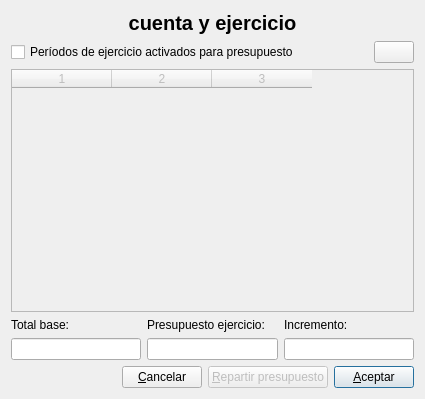
<?xml version="1.0" encoding="UTF-8"?>
<ui version="4.0">
 <class>presupcuenta</class>
 <widget class="QDialog" name="presupcuenta">
  <property name="geometry">
   <rect>
    <x>0</x>
    <y>0</y>
    <width>425</width>
    <height>399</height>
   </rect>
  </property>
  <property name="windowTitle">
   <string>Presupuesto de cuenta</string>
  </property>
  <layout class="QVBoxLayout">
   <item>
    <widget class="QLabel" name="titulolabel">
     <property name="font">
      <font>
       <pointsize>15</pointsize>
       <weight>75</weight>
       <bold>true</bold>
      </font>
     </property>
     <property name="text">
      <string>cuenta y ejercicio</string>
     </property>
     <property name="alignment">
      <set>Qt::AlignCenter</set>
     </property>
    </widget>
   </item>
   <item>
    <layout class="QHBoxLayout">
     <item>
      <widget class="QCheckBox" name="periodoscheckBox">
       <property name="text">
        <string>Períodos de ejercicio activados para presupuesto</string>
       </property>
      </widget>
     </item>
     <item>
      <spacer>
       <property name="orientation">
        <enum>Qt::Horizontal</enum>
       </property>
       <property name="sizeHint" stdset="0">
        <size>
         <width>40</width>
         <height>20</height>
        </size>
       </property>
      </spacer>
     </item>
     <item>
      <widget class="QPushButton" name="imprimirpushButton">
       <property name="toolTip">
        <string>Imprimir</string>
       </property>
       <property name="text">
        <string/>
       </property>
       <property name="icon">
        <iconset resource="keme.qrc">
         <normaloff>:/graf/printing.xpm</normaloff>:/graf/printing.xpm</iconset>
       </property>
       <property name="iconSize">
        <size>
         <width>20</width>
         <height>20</height>
        </size>
       </property>
      </widget>
     </item>
    </layout>
   </item>
   <item>
    <widget class="QTableWidget" name="tableWidget">
     <property name="enabled">
      <bool>false</bool>
     </property>
     <property name="columnCount">
      <number>3</number>
     </property>
     <column/>
     <column/>
     <column/>
    </widget>
   </item>
   <item>
    <layout class="QHBoxLayout">
     <item>
      <layout class="QVBoxLayout">
       <item>
        <widget class="QLabel" name="label_2">
         <property name="text">
          <string>Total base:</string>
         </property>
        </widget>
       </item>
       <item>
        <widget class="QLineEdit" name="baselineEdit">
         <property name="alignment">
          <set>Qt::AlignRight|Qt::AlignTrailing|Qt::AlignVCenter</set>
         </property>
         <property name="readOnly">
          <bool>true</bool>
         </property>
        </widget>
       </item>
      </layout>
     </item>
     <item>
      <layout class="QVBoxLayout">
       <item>
        <widget class="QLabel" name="label">
         <property name="text">
          <string>Presupuesto ejercicio:</string>
         </property>
        </widget>
       </item>
       <item>
        <widget class="QLineEdit" name="presupuestolineEdit">
         <property name="alignment">
          <set>Qt::AlignRight|Qt::AlignTrailing|Qt::AlignVCenter</set>
         </property>
        </widget>
       </item>
      </layout>
     </item>
     <item>
      <layout class="QVBoxLayout">
       <item>
        <widget class="QLabel" name="label_3">
         <property name="text">
          <string>Incremento:</string>
         </property>
        </widget>
       </item>
       <item>
        <widget class="QLineEdit" name="incrementolineEdit">
         <property name="alignment">
          <set>Qt::AlignRight|Qt::AlignTrailing|Qt::AlignVCenter</set>
         </property>
         <property name="readOnly">
          <bool>true</bool>
         </property>
        </widget>
       </item>
      </layout>
     </item>
    </layout>
   </item>
   <item>
    <layout class="QHBoxLayout">
     <item>
      <spacer>
       <property name="orientation">
        <enum>Qt::Horizontal</enum>
       </property>
       <property name="sizeHint" stdset="0">
        <size>
         <width>40</width>
         <height>20</height>
        </size>
       </property>
      </spacer>
     </item>
     <item>
      <widget class="QPushButton" name="cancelarpushButton">
       <property name="text">
        <string>&amp;Cancelar</string>
       </property>
      </widget>
     </item>
     <item>
      <widget class="QPushButton" name="repartirpushButton">
       <property name="enabled">
        <bool>false</bool>
       </property>
       <property name="text">
        <string>&amp;Repartir presupuesto</string>
       </property>
      </widget>
     </item>
     <item>
      <widget class="QPushButton" name="aceptarpushButton">
       <property name="text">
        <string>&amp;Aceptar</string>
       </property>
       <property name="default">
        <bool>true</bool>
       </property>
      </widget>
     </item>
    </layout>
   </item>
  </layout>
 </widget>
 <tabstops>
  <tabstop>tableWidget</tabstop>
  <tabstop>periodoscheckBox</tabstop>
  <tabstop>imprimirpushButton</tabstop>
  <tabstop>baselineEdit</tabstop>
  <tabstop>presupuestolineEdit</tabstop>
  <tabstop>incrementolineEdit</tabstop>
  <tabstop>cancelarpushButton</tabstop>
  <tabstop>repartirpushButton</tabstop>
  <tabstop>aceptarpushButton</tabstop>
 </tabstops>
 <resources>
  <include location="keme.qrc"/>
 </resources>
 <connections>
  <connection>
   <sender>cancelarpushButton</sender>
   <signal>clicked()</signal>
   <receiver>presupcuenta</receiver>
   <slot>reject()</slot>
   <hints>
    <hint type="sourcelabel">
     <x>399</x>
     <y>414</y>
    </hint>
    <hint type="destinationlabel">
     <x>344</x>
     <y>420</y>
    </hint>
   </hints>
  </connection>
 </connections>
</ui>
